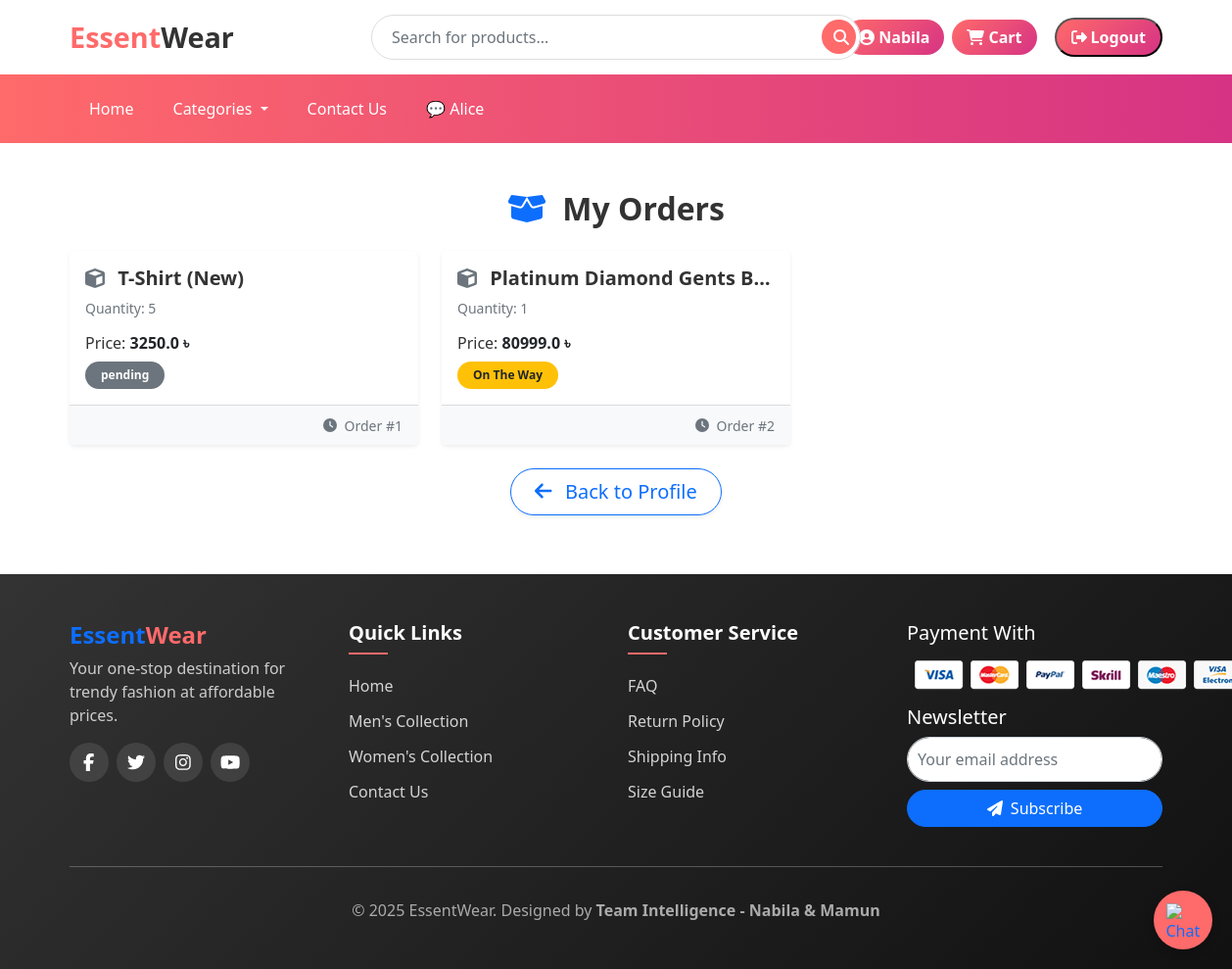
/orders/ (signed in), run on an earlier commit of the app's database.
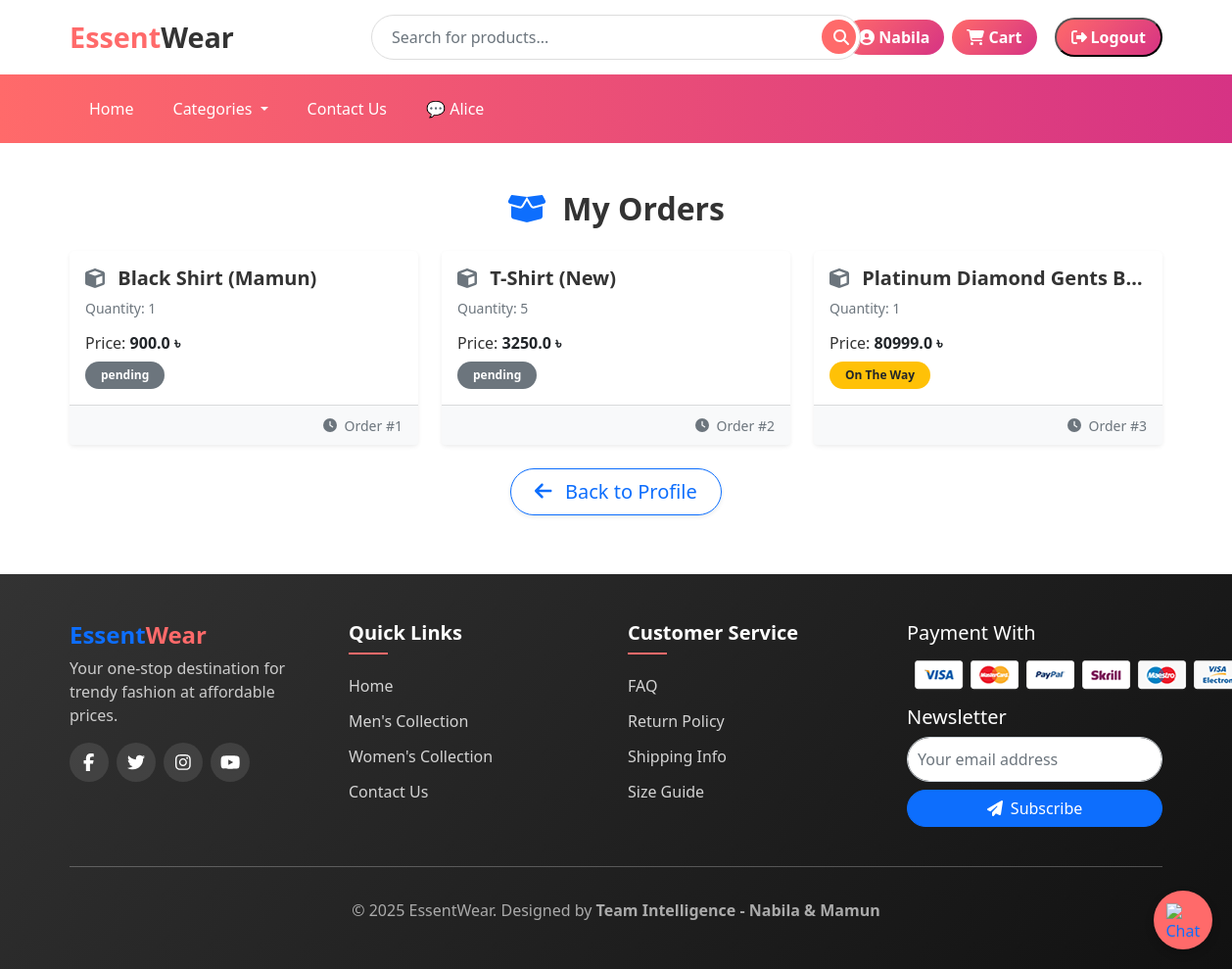
And on a later commit of the database.
### app/models.py (models this page shows, shortened)
class OrderPlaced (models.Model):
    user = models.ForeignKey(User, on_delete=models.CASCADE)
    customer = models.ForeignKey(Customer, on_delete=models.CASCADE)
    product = models.ForeignKey(Product, on_delete=models.CASCADE)
    quantity = models.PositiveIntegerField(default=1)
    size = models.CharField(choices=SIZE_CHOICES, max_length=2, default='M')
    order_date = models.DateTimeField(auto_now_add=True)
    status = models.CharField(max_length=50, choices=STATUS_CHOICES, default='pending')
    @property
    def total_cost(self):
        return self.quantity * self.product.discounted_price

class Product(models.Model):
    title = models.CharField(max_length=100)
    selling_price = models.FloatField()
    discounted_price = models.FloatField()
    description = models.TextField(default='null')
    category = models.CharField(choices=CATEGORY_CHOICES, max_length=2)
    p_image = models.ImageField(upload_to='product_img')
    owner = models.ForeignKey(User, on_delete=models.CASCADE, related_name='products',null=True, blank=True) # Added owner field
    quantity = models.PositiveIntegerField(default=0)  # 🧮 নতুন field

### app/views.py (the view)
# urls.py: path('orders/', views.orders, name='orders'),
@login_required
def orders(request):
    order_placed = OrderPlaced.objects.filter(user=request.user).order_by('-id')
    return render(request, 'app/cart/orders.html', {'order_placed': order_placed})

### app/templates/app/cart/orders.html (shortened to what this page needs)
{% extends 'app/base.html' %}
{% load static %}
{% block main-content %}
<div class="container my-5">
  <h2 class="mb-4 text-center fw-bold">
    <i class="fas fa-box-open me-2 text-primary"></i> My Orders
  </h2>
  {% if order_placed %}
    <div class="row g-4">
      {% for op in order_placed %}
      <div class="col-md-6 col-lg-4">
        <div class="card shadow-sm border-0 h-100 rounded-3 hover-shadow">
          <div class="card-body">
            <h5 class="card-title fw-bold text-truncate">
              <i class="fas fa-cube me-2 text-secondary"></i> {{ op.product.title }}
            </h5>
            <p class="card-text text-muted small mb-3">Quantity: {{ op.quantity }}</p>
            <p class="h6 mb-2">Price: <span class="fw-bold text-dark">{{ op.total_cost }} ৳</span></p>
            <span class="badge px-3 py-2 rounded-pill
              {% if op.status == 'Accepted' %}bg-primary
              {% elif op.status == 'Packed' %}bg-info text-dark
              {% elif op.status == 'On The Way' %}bg-warning text-dark
              {% elif op.status == 'Delivered' %}bg-success
              {% elif op.status == 'Cancel' %}bg-danger
              {% else %}bg-secondary
              {% endif %}">
              {{ op.status }}
            </span>
          </div>
          <div class="card-footer bg-light text-end">
            <small class="text-muted">
              <i class="fas fa-clock me-1"></i> Order #{{ forloop.counter }}
            </small>
          </div>
        </div>
      </div>
      {% endfor %}
    </div>
  {% else %}
    <div class="alert alert-info shadow-sm rounded-3 text-center p-4">
      <i class="fas fa-info-circle me-2"></i> You have not placed any orders yet.
    </div>
  {% endif %}
  <div class="text-center mt-4">
    <a href="{% url 'profile' %}" class="btn btn-outline-primary btn-lg px-4 rounded-pill shadow-sm">
      <i class="fas fa-arrow-left me-2"></i> Back to Profile
    </a>
  </div>
</div>
{% endblock main-content %}

What changed in the data, as far as the page shows it:
added OrderPlaced: product "Black Shirt (Mamun)", quantity "1", total_cost "900.0", status "pending"
